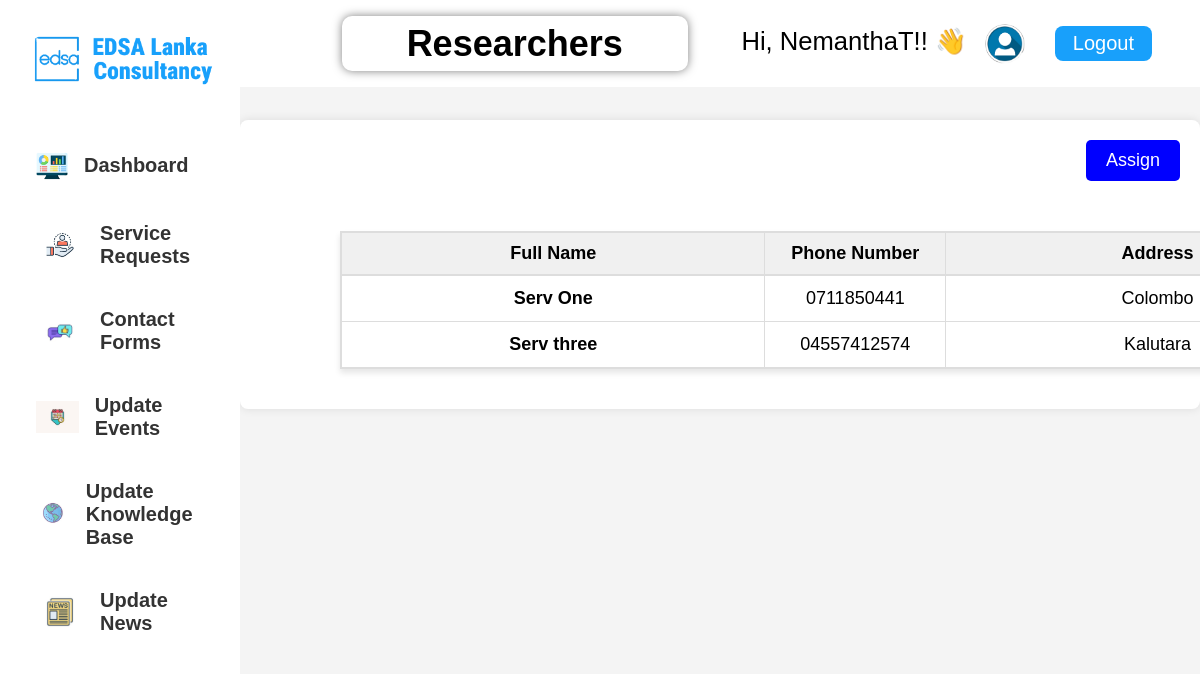
The page /companyworkers/servicerequest/reaserch.php (signed in) on the database its author committed.
### tables this page shows
CREATE TABLE `serviceproviders` (
  `provider_id` int(11) NOT NULL,
  `username` varchar(255) NOT NULL,
  `password` varchar(255) NOT NULL,
  `email` varchar(255) NOT NULL,
  `full_name` varchar(255) DEFAULT NULL,
  `phone` varchar(20) DEFAULT NULL,
  `address` text DEFAULT NULL,
  `field` varchar(255) NOT NULL,
  `speciality` varchar(255) DEFAULT NULL,
  `created_at` timestamp NOT NULL DEFAULT current_timestamp()
);

### companyworkers/servicerequest/reaserch.php (the view, shortened to what this page needs)
<?php
  require_once '../../config/config.php';
  $username = $_SESSION['username'];
?>
<!DOCTYPE html>
<html lang="en">
<head>
  <link rel="stylesheet" href="servicerequest.css">
  <link rel="stylesheet" href="../sidebar.css">
</head>
<body>
  <div class="container">
    <div class="sidebar">
      <div class="logo">
        <img src="../images/logo.png" alt="EDSA Lanka Consultancy Logo">
      </div>
      <ul class="menu">
        <li>
        <a href="../dashboard/dashboard.php">
            <button>
              <img src="../images/dashboard.png" alt="Dashboard">
              Dashboard
            </button>
          </a>
        </li>
        <li>
          <a href="../servicerequest.php">
            <button>
              <img src="../images/service.jpg" alt="servicerequest">
              Service Requests
            </button>
          </a>
        </li>
        <li>
          <a href="../contactforums/contactforum.html">
            <button>
              <img src="../images/contact forms.jpg" alt="contactforms">
              Contact Forms
            </button>
          </a>
        </li>
        <li>
          <a href="../updateevents/updateevents.php">
            <button>
              <img src="../images/events.jpg" alt="events">
              Update Events
            </button>
          </a>
        </li>
        <li>
          <a href="../updateknowlgebase/initial.php">
          <button>
            <img src="../images/knowlegdebase.jpg" alt="knowldgedebase">
            Update Knowledge Base
          </button>
          </a>
        </li>
        <li>
          <a href="../updatenews/initial.php">
          <button>
            <img src="../images/news.jpg" alt="News">
            Update News
          </button>
          </a>
        </li>
      </ul>
    </div>
    <div class="main-wrapper">
      <div class="navbar">
      <div class="controls card1">
            <h1>Researchers</h1>
        </div>
        <div class="profile">
          <p>Hi, <?php echo $username ?>!! 👋</p>
          <a href="../SP_Profile/Profile.html">
            <img src="../images/user.png" alt="Profile">
          </a>
        </div>
        <a href="../../Login/Logout.php" class="logout">Logout</a>
      </div>
      <div class="main-container">
      <div style="text-align: right;">
        <input type="submit" value="Assign" name="submit" class="submit-button">
      </div>
      <div class="table-container">
      <table class="table table-hover">
        <thead>
        <tr>
    <th scope="col" style="width: 25%;">Full Name</th>
    <th scope="col" style="width: 10%;">Phone Number</th>
    <th scope="col" style="width: 25%;">Address</th>
</tr>
</thead>
<tbody>
    <?php
    $sql = "SELECT * FROM serviceproviders WHERE speciality = 'Research'";
    $result = mysqli_query($conn, $sql);
    if ($result) {
        while ($row = mysqli_fetch_assoc($result)) {
            $full_name = $row['full_name'];
            $phone = $row['phone'];
            $address = $row['address'];
            $unique_id = uniqid();
            echo '<tr>
                <th scope="row">' . $full_name . '</th>
                <td>' . $phone . '</td>
                <td>' . $address . '</td>
                <td>
                    <label for="' . $unique_id . '" class="checkbox-label">
                        <input type="checkbox" id="' . $unique_id . '" name="action[]" value="' . $full_name . '" class="hidden-checkbox">
                        <span class="custom-checkbox"></span>
                    </label>
                </td>
            </tr>';
        }
    }
    ?>
</tbody>
      </div>
  </div>
  </div>
  </div>
</body>
</html>

### companyworkers/servicerequest/servicerequest.css (style rules this page uses)
.table-container { width: 90%; overflow-x: auto; margin-bottom: 20px; }
.table { width: 100%; border-collapse: collapse; min-width: 600px; }
.table th, .table td { padding: 12px 15px; text-align: left; border-bottom: 1px solid #ddd; }
.table thead tr { background-color: #f8f9fa; border-bottom: 2px solid #ddd; }
.main-container { padding: 20px; width: 100%; box-sizing: border-box; }
.main-wrapper { flex: 1; display: flex; flex-direction: column; overflow-x: hidden; }

### companyworkers/sidebar.css (style rules this page uses)
* { margin: 0; padding: 0; box-sizing: border-box; }
body { font-family: Arial, sans-serif; background-color: #f4f4f4; min-height: 100vh; }
.container { display: flex; width: 100%; }
.sidebar { background-color: white; width: 20vw; padding: 3vh; display: flex; flex-direction: column; align-items: center; position: fixed; height: 100vh; }
.sidebar .logo img { width: 100%; max-width: 20vw; margin-bottom: 5vh; }
.menu { list-style: none; width: 100%; }
.menu li { margin-bottom: 2vh; }
.menu a { text-decoration: none; }
.menu button { display: flex; align-items: center; font-size: 2.5vh; font-weight: bold; width: 100%; padding: 1.5vh; color: #333; background-color: #fff; border: none; cursor: pointer; text-align: left; border-radius: 1vh; gap: 1vh; text-decoration: none; }
.menu img { width: auto; height: 4vh; object-fit: contain; margin-right: 1vh; }
.navbar { width: 80vw; background-color: white; color: #18A0FB; margin-left: 0; padding: 2vh 4vw; position: fixed; z-index: 2; display: flex; justify-content: flex-end; align-items: center; }
.navbar a { color: #18A0FB; text-decoration: none; font-size: 2.5vh; padding: 0.8vh 1.5vw; margin-left: 1.5vw; border-radius: 1vh; display: flex; align-items: center; justify-content: center; }
.navbar a img { max-width: 100%; max-height: 100%; width: 5vh; height: 5vh; border-radius: 50%; }
.profile { display: flex; align-items: center; margin-right: 1vw; }
.profile a { padding: 0; background-color: #fff; border: none; cursor: pointer; border-radius: 50%; width: 5vh; height: 5vh; display: flex; justify-content: center; align-items: center; }
.logout { background-color: #18A0FB; color: white !important; }
.main-wrapper { width: 80vw; margin-left: 20vw; flex-direction: row; justify-content: center; }
.main-container { max-width: 100%; margin: 5vh; background: #fff; padding: 20px; border-radius: 8px; box-shadow: 0 0 10px rgba(0, 0, 0, 0.1); align-items: center; justify-content: center; margin-top: 15vh; }
.submit-button { font-size: 18px; color: white; background-color: blue; padding: 10px 20px; border: none; border-radius: 5px; cursor: pointer; transition: 0.3s ease; }
.table-container { max-height: 800px; overflow-y: auto; border: 1px solid #ddd; margin-top: 50px; box-shadow: 0px 4px 6px rgba(0, 0, 0, 0.1); width: 1200px; align-items: center; justify-content: center; justify-items: center; margin-left: 80px; }
.table { width: 100%; border-collapse: collapse; border-spacing: 0; font-size: 18px; text-align: left; }
.table thead th { background-color: #f0f0f0; color: rgb(0, 0, 0); padding: 10px; border: 1px solid #ddd; text-align: center; }
.table tbody tr:nth-child(odd) { background-color: #ffffff; }
.table tbody tr:nth-child(even) { background-color: #ffffff; }
.table td, .table th { padding: 10px; border: 1px solid #ddd; text-align: center; vertical-align: middle; }
p { font-size: 1.6rem; margin-bottom: 5px; color: #000000; }
.controls { width: 40%; height: 55px; padding: 20px; display: flex; flex-direction: column; justify-content: space-between; align-items: center; justify-content: center; background-color: #fff; margin: auto; border-radius: 8px; }
.card1 { box-shadow: 0 0 10px rgba(0, 0, 0, 0.5); color: #000000; background-repeat: no-repeat; background-size: cover; font-size: 18px; border-radius: 10px; }

### rows shown on the page
serviceproviders: full_name "Serv One", phone "0711850441", address "Colombo"
serviceproviders: full_name "Serv three", phone "04557412574", address "Kalutara"

### other values the page prints
$username "NemanthaT"
